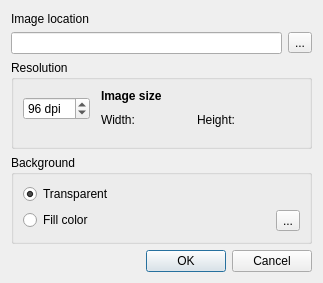
<?xml version="1.0" encoding="UTF-8"?>
<ui version="4.0">
 <class>ImageExportSettings</class>
 <widget class="QDialog" name="ImageExportSettings">
  <property name="geometry">
   <rect>
    <x>0</x>
    <y>0</y>
    <width>299</width>
    <height>283</height>
   </rect>
  </property>
  <property name="windowTitle">
   <string>Image Export Settings</string>
  </property>
  <layout class="QGridLayout" name="gridLayout_4">
   <item row="2" column="1">
    <widget class="QToolButton" name="btn_path">
     <property name="text">
      <string>...</string>
     </property>
     <property name="icon">
      <iconset resource="../resources.qrc">
       <normaloff>:/plugins/stdm/images/icons/open_file.png</normaloff>:/plugins/stdm/images/icons/open_file.png</iconset>
     </property>
    </widget>
   </item>
   <item row="5" column="0" colspan="2">
    <widget class="QDialogButtonBox" name="buttonBox">
     <property name="orientation">
      <enum>Qt::Horizontal</enum>
     </property>
     <property name="standardButtons">
      <set>QDialogButtonBox::Cancel|QDialogButtonBox::Ok</set>
     </property>
    </widget>
   </item>
   <item row="2" column="0">
    <widget class="QLineEdit" name="txt_path"/>
   </item>
   <item row="1" column="0" colspan="2">
    <widget class="QLabel" name="label">
     <property name="maximumSize">
      <size>
       <width>16777215</width>
       <height>15</height>
      </size>
     </property>
     <property name="text">
      <string>Image location</string>
     </property>
    </widget>
   </item>
   <item row="3" column="0" colspan="2">
    <widget class="QGroupBox" name="groupBox">
     <property name="title">
      <string>Resolution</string>
     </property>
     <property name="flat">
      <bool>true</bool>
     </property>
     <layout class="QHBoxLayout" name="horizontalLayout">
      <property name="spacing">
       <number>2</number>
      </property>
      <property name="topMargin">
       <number>0</number>
      </property>
      <property name="bottomMargin">
       <number>9</number>
      </property>
      <item>
       <widget class="QSpinBox" name="sb_resolution">
        <property name="suffix">
         <string> dpi</string>
        </property>
        <property name="minimum">
         <number>72</number>
        </property>
        <property name="maximum">
         <number>600</number>
        </property>
        <property name="value">
         <number>96</number>
        </property>
       </widget>
      </item>
      <item>
       <widget class="QFrame" name="frame">
        <property name="minimumSize">
         <size>
          <width>0</width>
          <height>40</height>
         </size>
        </property>
        <property name="maximumSize">
         <size>
          <width>16777215</width>
          <height>40</height>
         </size>
        </property>
        <property name="frameShape">
         <enum>QFrame::NoFrame</enum>
        </property>
        <property name="frameShadow">
         <enum>QFrame::Raised</enum>
        </property>
        <layout class="QGridLayout" name="gridLayout">
         <property name="topMargin">
          <number>0</number>
         </property>
         <property name="bottomMargin">
          <number>0</number>
         </property>
         <item row="0" column="0" colspan="4">
          <widget class="QLabel" name="label_2">
           <property name="text">
            <string>&lt;html&gt;&lt;head/&gt;&lt;body&gt;&lt;p&gt;&lt;span style=&quot; font-weight:600;&quot;&gt;Image size&lt;/span&gt;&lt;/p&gt;&lt;/body&gt;&lt;/html&gt;</string>
           </property>
          </widget>
         </item>
         <item row="1" column="0">
          <widget class="QLabel" name="label_3">
           <property name="text">
            <string>Width:</string>
           </property>
          </widget>
         </item>
         <item row="1" column="1">
          <widget class="QLabel" name="lbl_width">
           <property name="minimumSize">
            <size>
             <width>50</width>
             <height>0</height>
            </size>
           </property>
           <property name="frameShape">
            <enum>QFrame::NoFrame</enum>
           </property>
           <property name="text">
            <string/>
           </property>
          </widget>
         </item>
         <item row="1" column="2">
          <widget class="QLabel" name="label_4">
           <property name="text">
            <string>Height:</string>
           </property>
          </widget>
         </item>
         <item row="1" column="3">
          <widget class="QLabel" name="lbl_height">
           <property name="minimumSize">
            <size>
             <width>50</width>
             <height>0</height>
            </size>
           </property>
           <property name="frameShape">
            <enum>QFrame::NoFrame</enum>
           </property>
           <property name="text">
            <string/>
           </property>
          </widget>
         </item>
        </layout>
       </widget>
      </item>
     </layout>
    </widget>
   </item>
   <item row="4" column="0" colspan="2">
    <widget class="QGroupBox" name="groupBox_2">
     <property name="title">
      <string>Background</string>
     </property>
     <property name="flat">
      <bool>true</bool>
     </property>
     <layout class="QGridLayout" name="gridLayout_2">
      <item row="0" column="0" colspan="3">
       <widget class="QRadioButton" name="rb_transparent">
        <property name="text">
         <string>Transparent</string>
        </property>
        <property name="checked">
         <bool>true</bool>
        </property>
       </widget>
      </item>
      <item row="1" column="0">
       <widget class="QRadioButton" name="rb_fill">
        <property name="text">
         <string>Fill color</string>
        </property>
       </widget>
      </item>
      <item row="1" column="1">
       <spacer name="horizontalSpacer">
        <property name="orientation">
         <enum>Qt::Horizontal</enum>
        </property>
        <property name="sizeHint" stdset="0">
         <size>
          <width>160</width>
          <height>20</height>
         </size>
        </property>
       </spacer>
      </item>
      <item row="1" column="2">
       <widget class="QgsColorButtonV2" name="btn_color">
        <property name="text">
         <string>...</string>
        </property>
       </widget>
      </item>
     </layout>
    </widget>
   </item>
   <item row="0" column="0" colspan="2">
    <layout class="QVBoxLayout" name="vl_notification"/>
   </item>
  </layout>
 </widget>
 <customwidgets>
  <customwidget>
   <class>QgsColorButtonV2</class>
   <extends>QToolButton</extends>
   <header>qgis.gui</header>
  </customwidget>
 </customwidgets>
 <resources>
  <include location="../resources.qrc"/>
 </resources>
 <connections>
  <connection>
   <sender>buttonBox</sender>
   <signal>rejected()</signal>
   <receiver>ImageExportSettings</receiver>
   <slot>reject()</slot>
   <hints>
    <hint type="sourcelabel">
     <x>316</x>
     <y>260</y>
    </hint>
    <hint type="destinationlabel">
     <x>286</x>
     <y>274</y>
    </hint>
   </hints>
  </connection>
  <connection>
   <sender>rb_fill</sender>
   <signal>toggled(bool)</signal>
   <receiver>btn_color</receiver>
   <slot>setVisible(bool)</slot>
   <hints>
    <hint type="sourcelabel">
     <x>49</x>
     <y>191</y>
    </hint>
    <hint type="destinationlabel">
     <x>267</x>
     <y>191</y>
    </hint>
   </hints>
  </connection>
 </connections>
</ui>
